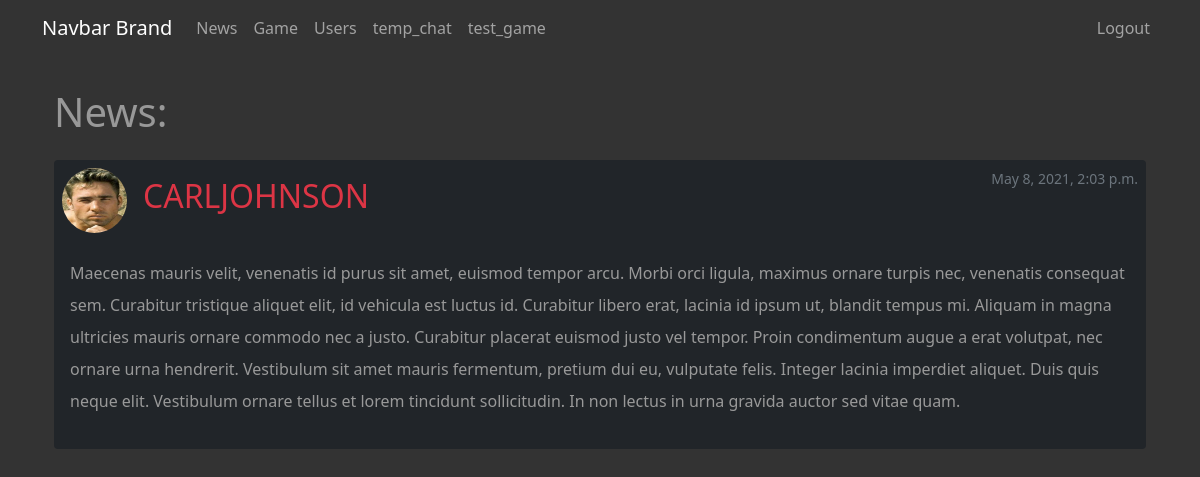
The page /game/news/ on the database its author committed.
### game/models.py (models this page shows, shortened)
class Post(models.Model):
    objects = None
    title = models.CharField(max_length=100)
    content = models.TextField()
    date_posted = models.DateTimeField(default=timezone.now)
    author = models.ForeignKey(User, on_delete=models.CASCADE)

### users/models.py (models this page shows, shortened)
class Profile(models.Model):
    user = models.OneToOneField(User, on_delete=models.CASCADE)
    image = models.ImageField(default='default.jpg', upload_to='profile_pics')

### game/views.py (the view)
# urls.py: path('news/', views.PostListView.as_view(), name='game-news'),
class PostListView(ListView):
    model = Post
    template_name = 'game/news.html'
    context_object_name = 'posts'
    ordering = ['-date_posted']
    paginate_by = 10

### game/templates/game/news.html
{% extends "game/base.html" %}
{% block content %}
    <h1 class="py-3">News:</h1>
    {% for post in posts %}
        <div class="d-flex flex-column bd-highlight mb-3 bg-dark rounded">
            <div class="d-flex flex-row bd-highlight mb-2 p-2">
                <img src="{{ post.author.profile.image.url }}" class="align-self-center rounded-circle article-img">
                {% if post.author.is_superuser %}
                    <h2 class="align-self-center text-danger text-uppercase">{{ post.author }}</h2>
                {% else %}
                    <h2 class="align-self-center">{{ post.author }}</h2>
                {% endif %}
                <small class="text-muted ms-auto">{{ post.date_posted }}</small>
            </div>
            <div class="d-flex flex-row bd-highlight mb-2 p-2">
                <p class="text-start lh-lg px-2">{{ post.content }}</p>
            </div>
        </div>
    {% endfor %}
{% endblock content %}

### users/static/users/style.css (style rules this page uses)
body { background-color: #333; color: #999; }
[class*="col"] { text-align: center; }
h1, h2, h3, h4, h5, h6 { color: #989898; }
.article-img { height: 65px; width: 65px; margin-right: 16px; }

### rows shown on the page
Post: author.profile.image (picture), author "CARLJOHNSON", date_posted "May 8, 2021, 2:03 p.m.", content "Maecenas mauris velit, venenatis id purus sit amet, euismod tempor arcu. Morbi orci ligula, maximus ornare turpis nec, venenatis consequat sem. Curabitur tristique aliquet elit, id vehicula est luctus id. Curabitur libero erat, lacinia id ipsum ut, blandit tempus mi. Aliquam in magna ultricies mauris ornare commodo nec a justo. Curabitur placerat euismod justo vel tempor. Proin condimentum augue a erat volutpat, nec ornare urna hendrerit. Vestibulum sit amet mauris fermentum, pretium dui eu, vulputate felis. Integer lacinia imperdiet aliquet. Duis quis neque elit. Vestibulum ornare tellus et lorem tincidunt sollicitudin. In non lectus in urna gravida auctor sed vitae quam."
